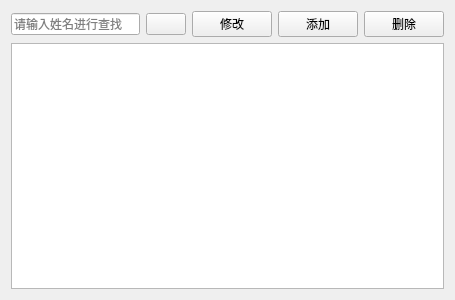
<?xml version="1.0" encoding="UTF-8"?>
<ui version="4.0">
 <class>patientview</class>
 <widget class="QWidget" name="patientview">
  <property name="geometry">
   <rect>
    <x>0</x>
    <y>0</y>
    <width>455</width>
    <height>300</height>
   </rect>
  </property>
  <property name="windowTitle">
   <string>患者管理</string>
  </property>
  <layout class="QVBoxLayout" name="verticalLayout">
   <item>
    <layout class="QHBoxLayout" name="horizontalLayout_2">
     <item>
      <widget class="QLineEdit" name="lineEdit">
       <property name="placeholderText">
        <string>请输入姓名进行查找</string>
       </property>
      </widget>
     </item>
     <item>
      <layout class="QHBoxLayout" name="horizontalLayout">
       <item>
        <widget class="QPushButton" name="btnSearch">
         <property name="text">
          <string/>
         </property>
         <property name="icon">
          <iconset resource="src.qrc">
           <normaloff>:/images/search.png</normaloff>:/images/search.png</iconset>
         </property>
        </widget>
       </item>
       <item>
        <widget class="QPushButton" name="btnEdit">
         <property name="text">
          <string>修改</string>
         </property>
         <property name="icon">
          <iconset resource="src.qrc">
           <normaloff>:/images/login.png</normaloff>:/images/login.png</iconset>
         </property>
        </widget>
       </item>
       <item>
        <widget class="QPushButton" name="btnAdd">
         <property name="text">
          <string>添加</string>
         </property>
         <property name="icon">
          <iconset resource="src.qrc">
           <normaloff>:/images/add.png</normaloff>:/images/add.png</iconset>
         </property>
        </widget>
       </item>
       <item>
        <widget class="QPushButton" name="btnDelete">
         <property name="text">
          <string>删除</string>
         </property>
         <property name="icon">
          <iconset resource="src.qrc">
           <normaloff>:/images/delete.png</normaloff>:/images/delete.png</iconset>
         </property>
        </widget>
       </item>
      </layout>
     </item>
    </layout>
   </item>
   <item>
    <widget class="QTableView" name="tableView"/>
   </item>
  </layout>
 </widget>
 <resources>
  <include location="src.qrc"/>
 </resources>
 <connections/>
</ui>
